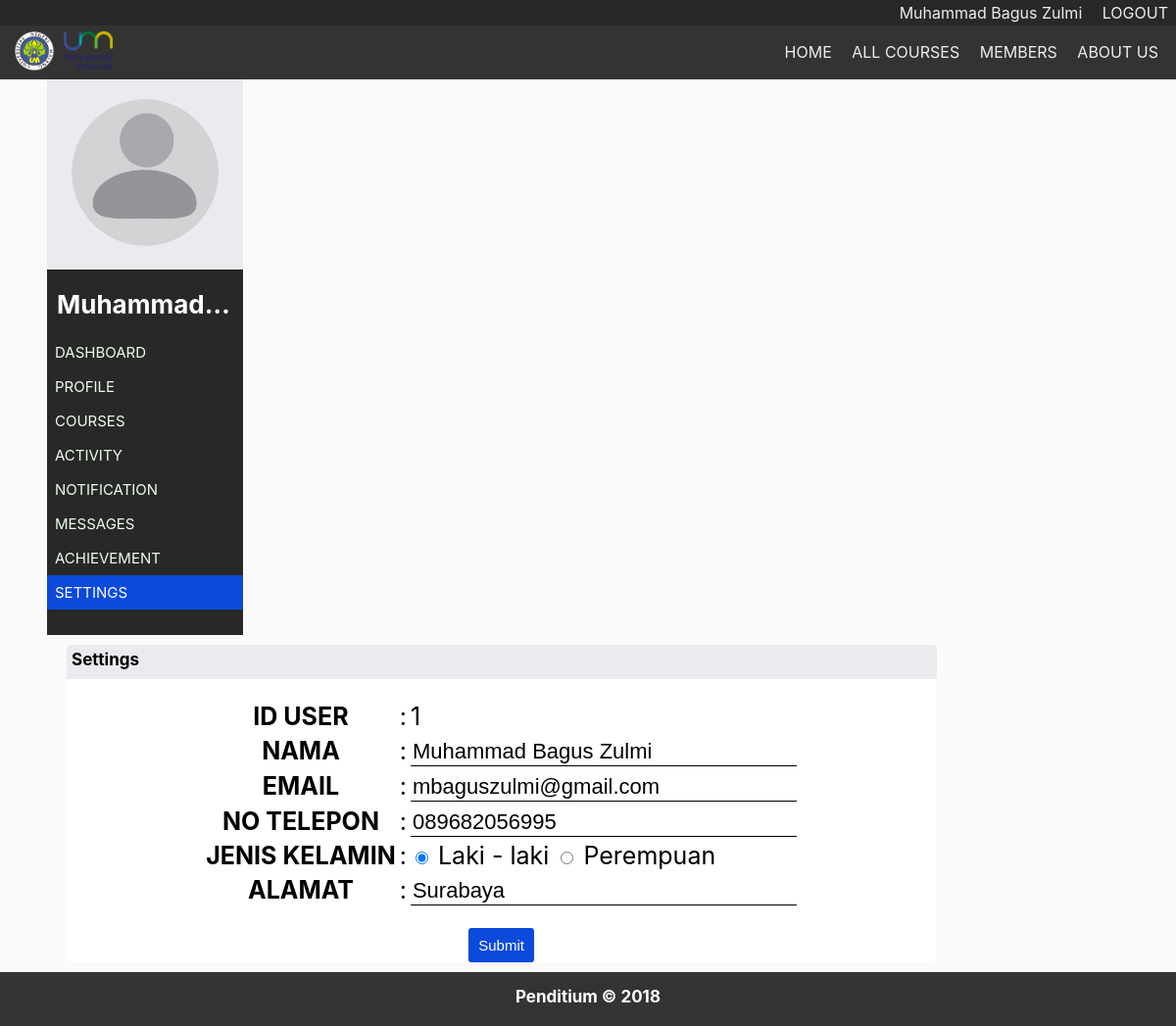
/dashboard/settings.php (signed in), run on the app's committed database.
### tables this page shows
CREATE TABLE `user` (
  `id_user` int(11) NOT NULL,
  `nama` varchar(50) NOT NULL,
  `email` varchar(70) NOT NULL,
  `password` char(40) NOT NULL,
  `telepon` char(13) NOT NULL,
  `jk` enum('Laki-Laki','Perempuan') NOT NULL,
  `alamat` varchar(60) NOT NULL,
  `created_on` timestamp NOT NULL DEFAULT CURRENT_TIMESTAMP,
  `modified_on` timestamp NOT NULL DEFAULT '0000-00-00 00:00:00' ON UPDATE CURRENT_TIMESTAMP
);

### dashboard/settings.php (the view, shortened to what this page needs)
<?php
$id_user = $_SESSION['id_user'];
$nama = $_SESSION['nama'];
include $_SERVER['DOCUMENT_ROOT'].'/php_conn/connect.php';
$query = "SELECT * FROM user WHERE id_user = $id_user";
$result = mysqli_query($connect, $query);
if ($result) {
	$row = mysqli_fetch_array($result, MYSQLI_ASSOC);
}
?>
<!DOCTYPE html>
<html lang="en">
	<head>
		<link rel="stylesheet" href="css/dashboard.css" type="text/css">
	</head>
	<body>
	<div id="header">
		<div class="menu-login">
			  <ul>
				<li><a href="./"><?php echo $nama ?></a></li>
				<li><a href="logout.php">LOGOUT</a></li>
			  </ul>
		</div>
		<div class="wrapper">
			<img src="img/logoUM1.png">
			<img src="img/logoUM2.png">
			<ul>
				<li><a href="/">HOME</a></li>
				<li><a href="./soal">ALL COURSES</a></li>
				<li><a href="">MEMBERS</a></li>
				<li><a href="/about.php">ABOUT US</a></li>
			</ul>
		</div>
	</div>
	<center><div id="body">
		<div id="nav">
			<img class="image1" src="img/profil.png">
			<div id="nav2">
				<b><div class="font"><?php echo $nama ?></div></b>
				<div class="sidebar">
					<ul>
						<li><a href="index.php">DASHBOARD</a></li>
						<li><a href="profile.php">PROFILE</a></li>
						<li><a href="soal">COURSES</a></li>
						<li><a href="activity.php">ACTIVITY</a></li>
						<li><a href="notif.php">NOTIFICATION</a></li>
						<li><a href="message.php">MESSAGES</a></li>
						<li><a href="achieve.php">ACHIEVEMENT</a></li>
						<li class="active"><a href="settings.php">SETTINGS</a></li>
					</ul>
				</div>
			</div>
		</div>
		<div id="nav-section">
			<div id="nav-isi1">
				<div class="static">
					<b>Settings</b>
				</div>
				<form action="modif.php" method="POST">
					<table class="profil">
						<tr>
							<th>ID USER</th>
							<td>:</td>
							<td><?php echo $id_user ?></td>
						</tr>
						<th>NAMA</th>
						<td>:</td>
						<td><input class="input" type="text" name="nama" value="<?php echo $row['nama']; ?>"></td>
					<tr>
						<th>EMAIL</th>
						<td>:</td>
						<td><input class="input" type="email" name="email" value="<?php echo $row['email']; ?>"></td>
					</tr>
					<tr>
						<th>NO TELEPON</th>
						<td>:</td>
						<td><input class="input" type="tel" name="telepon" value="<?php echo $row['telepon']; ?>"></td>
					</tr>
					<tr>
						<th>JENIS KELAMIN</th>
						<td>:</td>
						<td>
							<label><input type="radio" name="jk" value="Laki-Laki" <?php
							if ($row['jk'] == 'Laki-Laki') {
								echo "checked";
							}
							?> > Laki - laki</label>
							<label><input type="radio" name="jk" value="Perempuan" <?php
							if ($row['jk'] == 'Perempuan') {
								echo "checked";
							}
							?> > Perempuan</label>
						</td>
					</tr>
					<tr>
						<th>ALAMAT</th>
						<td>:</td>
						<td><input class="input" type="text" name="alamat" value="<?php echo $row['alamat']; ?>"></td>
					</tr>
					</table>
					<input type="submit" class="btn blue" value="Submit">
				</form>
			</div>
		</div>
	</div></center>
	<div id="footer">
		<b>Penditium &copy 2018</b>
	</div>
	</body>
<html>

### dashboard/css/dashboard.css (style rules this page uses)
body { margin: 0; font-family: -apple-system, BlinkMacSystemFont, 'Segoe UI', Roboto, Oxygen, Ubuntu, Cantarell, 'Open Sans', 'Helvetica Neue', sans-serif; background-color: #fafafa; }
#header { width: 100%; background-color: #333; }
#body { width: 92%; height: auto; }
.menu-login { background-color: #282828; text-align: right; color: #eeee; padding: 3px 0; }
.menu-login ul { max-width: 1225px; margin: 0 auto; }
.menu-login li { display: inline-block; margin: 0 8px; }
.menu-login a { text-decoration: none; color: #eee; }
.wrapper { max-width: 1180px; margin: 0 auto; padding: 1px 0; }
.wrapper ul { text-align: right; margin: 0; }
.wrapper li { display: inline-block; }
.wrapper a { text-decoration: none; color: #eee; display: inline-block; line-height: 53px; transition: all 0.3s ease-in-out; padding: 0 8px; }
.wrapper img { height: 40px; float: left; padding: 5px; }
#nav { float: left; width: 200px; height: auto; padding-top: 20px; background-color: #e9ebee; }
.font { font-size: 26px; text-align: left; padding-top: 10px; color: white; white-space: nowrap; overflow: hidden; text-overflow: ellipsis; }
#nav2 { float: left; width: 180px; height: auto; padding: 10px; margin-top: 20px; background-color: #282828; }
.sidebar { width: 240px; margin: 0 0 0 -50px; }
.sidebar ul li { list-style: none; }
.sidebar ul li a { font-size: 15px; padding: 8px; text-decoration: none; display: block; text-align: left; color: #ecffea; background-color: #282828; }
.sidebar li.active a { font-size: 15px; color: white; background-color: #0c4adc; }
#nav-section { float: left; width: 82%; height: auto; padding-left: 20px; padding-top: 10px; padding-bottom: 10px; padding-right: 0; }
#nav-isi1 { float: left; width: 98%; background-color: white; border-radius: 5px; }
.profil { margin: 20px 0; font-size: 25px; }
.image1 { width: 150px; height: 150px; border-radius: 200px; }
.static { width: 99%; height: 25px; font-size: 17px; text-align: left; padding: 5px; background: #e9ebee; color: black; border-radius: 5px 5px 0 0; }
#footer { float: left; width: 100%; height: 25px; font-size: 17px; text-align: center; padding: 15px 0 15px 0; background: #333; color: white; }
.profil { margin-top: 20px; font-size: 25px; }
.input { width: 390px; font-size: 22px; border: none; border-bottom: 1px solid black; }
.btn { padding: 10px; border-radius: 3px; cursor: pointer; text-decoration: none; font-size: 15px; }
input.btn { padding: 0 10px; line-height: 35px; }
.blue { background-color: #0c4adc; color: #fff; border: 0; }
* { transition: all 0.3s ease-in-out; }

### data on the page
user: nama "Muhammad Bagus Zulmi", email "mbaguszulmi@gmail.com", telepon "089682056995", jk "☑ Laki - laki", jk "☐ Perempuan", alamat "Surabaya"

### other printed values
$nama "Muhammad Bagus Zulmi"
$nama "Muhammad…"
$id_user "1"
